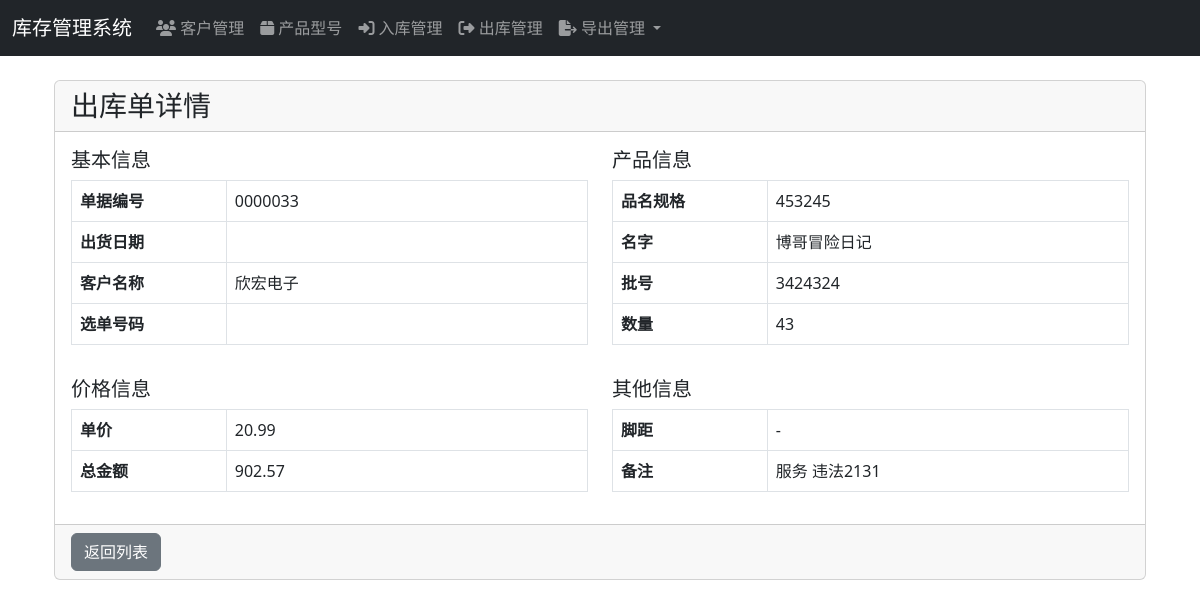
The page /inventory/outbound/2/ (signed in) on the database its author committed.
### inventory/models.py (models this page shows, shortened)
class OutgoingShipment(models.Model):
    document_number = models.CharField('单据编号', max_length=50)
    customer = models.ForeignKey(Customer, on_delete=models.CASCADE, verbose_name='客户')
    product_type = models.ForeignKey(ProductType, on_delete=models.CASCADE, verbose_name='产品型号')
    batch_number = models.CharField('批号', max_length=50)
    product_spec = models.CharField(max_length=200, blank=True, null=True, verbose_name='品名规格')
    shipment_date = models.DateField('出货日期', default=timezone.now)
    order_number = models.CharField('选单号码', max_length=50, blank=True)  # 添加选单号码字段
    quantity = models.IntegerField('数量')
    unit_price = models.DecimalField('单价', max_digits=10, decimal_places=2)
    total_amount = models.DecimalField('总金额', max_digits=12, decimal_places=2)
    pin_pitch = models.CharField('脚距', max_length=50, blank=True)
    unit_weight = models.DecimalField('单重(g)', max_digits=10, decimal_places=2, null=True, blank=True)
    notes = models.TextField('备注', blank=True)
    batch_group_name = models.CharField(
        '批次组',
        max_length=100,
        blank=True,
        null=True,
        db_index=True  # Add index for better performance
    )
    AUDIT_STATUS_CHOICES = [
        ('PENDING', '待审核'),
        ('APPROVED', '已审核'),
        ('REJECTED', '已驳回'),
    ]
    audit_status = models.CharField('审核状态', max_length=10, choices=AUDIT_STATUS_CHOICES, default='PENDING')
    auditor = models.ForeignKey('auth.User', on_delete=models.SET_NULL, null=True, blank=True, verbose_name='审核人')
    audit_time = models.DateTimeField('审核时间', null=True, blank=True)
    created_at = models.DateTimeField('创建时间', auto_now_add=True)
    class Meta:
        verbose_name = '出货单据'
        verbose_name_plural = '出货单据'

class Customer(models.Model):
    name = models.CharField('客户名称', max_length=100)
    contact = models.CharField('联系人', max_length=50, blank=True)
    phone = models.CharField('联系电话', max_length=20, blank=True)
    address = models.TextField('地址', blank=True)
    batch_number = models.CharField('批号', max_length=50, blank=True)
    model_spec = models.CharField('型号规格', max_length=100, blank=True)
    pin_pitch = models.CharField('针距', max_length=50, blank=True)
    unit_price = models.DecimalField('单价', max_digits=10, decimal_places=2, default=0)
    created_at = models.DateTimeField('创建时间', auto_now_add=True)
    class Meta:
        verbose_name = '客户'
        verbose_name_plural = '客户'

class ProductType(models.Model):
    customer = models.ForeignKey(Customer, on_delete=models.CASCADE, verbose_name='客户')
    name = models.CharField('型号名称', max_length=100)
    model_number = models.CharField('型号', max_length=100)
    barcode = models.CharField('条形码', max_length=50, blank=True)
    description = models.TextField('描述', blank=True)
    unit_price = models.DecimalField('单价', max_digits=10, decimal_places=2, default=0)
    created_at = models.DateTimeField('创建时间', auto_now_add=True)
    is_deleted = models.BooleanField('是否删除', default=False)
    deleted_at = models.DateTimeField('删除时间', null=True, blank=True)
    class Meta:
        verbose_name = '产品型号'
        verbose_name_plural = '产品型号'

### inventory/views.py (the view)
# urls.py: path('outbound/<int:outbound_id>/', views.outbound_detail, name='outbound_detail'),
@login_required
def outbound_detail(request, outbound_id):
    outbound = get_object_or_404(OutgoingShipment, id=outbound_id)
    return render(request, 'inventory/outbound_detail.html', {'outbound': outbound})

### inventory/context_processors.py (called while the page is built)
def customers_processor(request):
    return {
        'customers': Customer.objects.all().order_by('name')
    }

### templates/inventory/outbound_detail.html
{% extends 'base.html' %}
{% block content %}
<div class="container mt-4">
    <div class="card">
        <div class="card-header">
            <h3 class="card-title mb-0">出库单详情</h3>
        </div>
        <div class="card-body">
            <div class="row mb-3">
                <div class="col-md-6">
                    <h5>基本信息</h5>
                    <table class="table table-bordered">
                        <tr>
                            <th width="30%">单据编号</th>
                            <td>{{ outbound.document_number }}</td>
                        </tr>
                        <tr>
                            <th>出货日期</th>
                            <td>{{ outbound.shipping_date|date:"Y-m-d" }}</td>
                        </tr>
                        <tr>
                            <th>客户名称</th>
                            <td>{{ outbound.customer.name }}</td>
                        </tr>
                        <tr>
                            <th>选单号码</th>
                            <td>{{ outbound.customer_part_number }}</td>
                        </tr>
                    </table>
                </div>
                <div class="col-md-6">
                    <h5>产品信息</h5>
                    <table class="table table-bordered">
                        <tr>
                            <th width="30%">品名规格</th>
                            <td>{{ outbound.product_type.model_number }}</td>
                        </tr>
                        <tr>
                            <th>名字</th>
                            <td>{{ outbound.product_type.name }}</td>
                        </tr>
                        <tr>
                            <th>批号</th>
                            <td>{{ outbound.batch_number }}</td>
                        </tr>
                        <tr>
                            <th>数量</th>
                            <td>{{ outbound.quantity }}</td>
                        </tr>
                    </table>
                </div>
            </div>
            <div class="row">
                <div class="col-md-6">
                    <h5>价格信息</h5>
                    <table class="table table-bordered">
                        <tr>
                            <th width="30%">单价</th>
                            <td>{{ outbound.unit_price }}</td>
                        </tr>
                        <tr>
                            <th>总金额</th>
                            <td>{{ outbound.total_amount }}</td>
                        </tr>
                    </table>
                </div>
                <div class="col-md-6">
                    <h5>其他信息</h5>
                    <table class="table table-bordered">
                        <tr>
                            <th width="30%">脚距</th>
                            <td>{{ outbound.batch_group.pin_pitch|default:"-" }}</td>
                        </tr>
                        <tr>
                            <th>备注</th>
                            <td>{{ outbound.notes|default:"-" }}</td>
                        </tr>
                    </table>
                </div>
            </div>
        </div>
        <div class="card-footer">
            <a href="{% url 'inventory:outbound_list' %}" class="btn btn-secondary">返回列表</a>
        </div>
    </div>
</div>
{% endblock %}

### rows shown on the page
OutgoingShipment: document_number "0000033", customer.name "欣宏电子", product_type.model_number "453245", product_type.name "博哥冒险日记", batch_number "3424324", quantity "43", unit_price "20.99", total_amount "902.57", notes "服务 违法2131"

### other values the page prints
{{ outbound.batch_group.pin_pitch|default:"-" }} "-"
